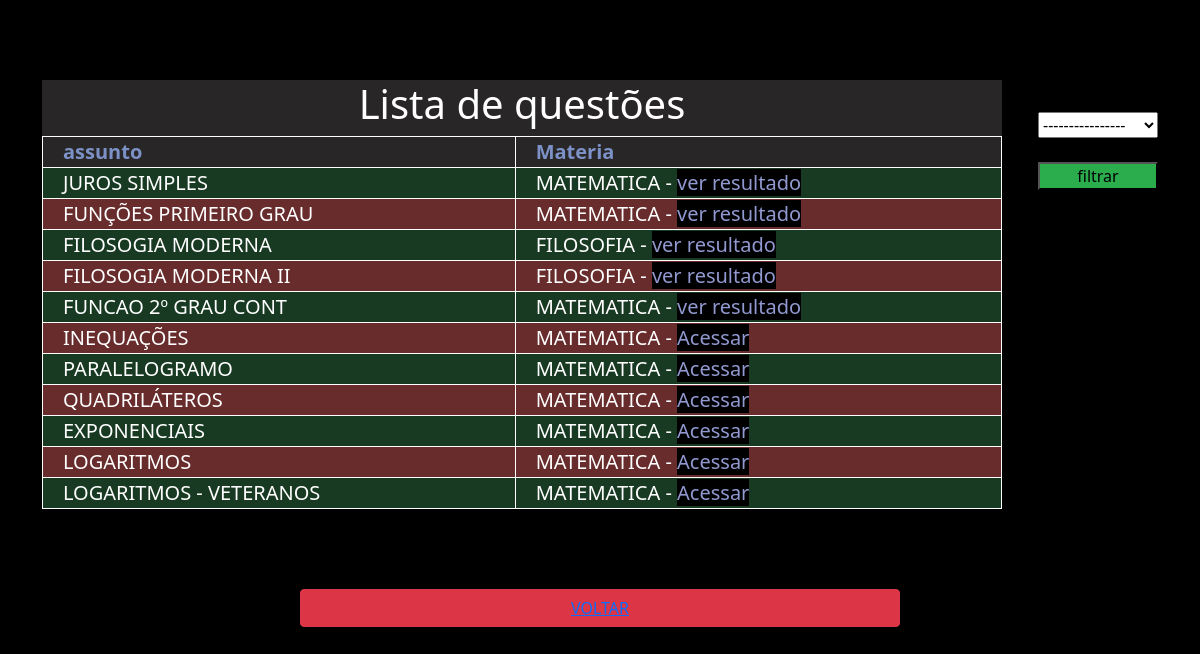
Before: /listaQuestoes/listar/ with the older database file.
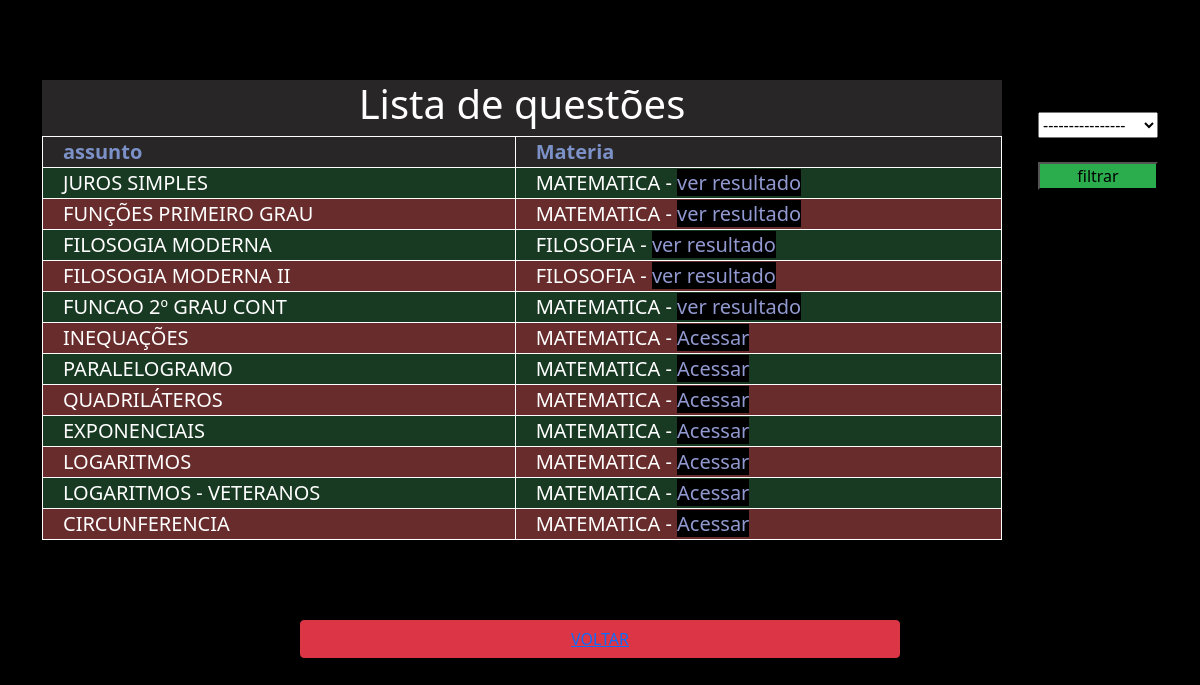
After: the same page with the newer database file.
### listaQuestoes/models.py (models this page shows, shortened)
class Listas(models.Model):
    nome = models.CharField(max_length=45)
    tipo = models.CharField(max_length=20) # se é discurssiva ou de assinalar
    materia = models.ForeignKey(Materia, on_delete=models.CASCADE, related_name='Vestibulares' )
    gabaritoLancado = models.BooleanField(default=False)

### app/models.py (models this page shows)
class Materia(models.Model):
    nome = models.CharField(max_length=200)
    siglaDaMateria = models.CharField(max_length=20)
    areaPertence = models.ForeignKey(AreasConhecimento, on_delete=models.DO_NOTHING)
    def __str__(self):
        return self.nome

### listaQuestoes/views.py (the view)
# urls.py: path('listar/', listar, name='listar'),
def listar(request):
    listas = Listas.objects.all()
    materias = Materia.objects.all();
    return render(request,'mostraListas.html', {'listas':listas,'materias': materias})

### listaQuestoes/templates/mostraListas.html (shortened to what this page needs)
{% load static %}
<!DOCTYPE html>
<html lang="pt-br">
<head>
    <link href="https://cdn.jsdelivr.net/npm/bootstrap@5.0.2/dist/css/bootstrap.min.css" rel="stylesheet">
    <link rel="stylesheet" href="{% static 'css/listarProvas.css' %}">
</head>
<body>
    <div class="d-flex">
        <div class="tableListarProvas">
            <table>
            <thead>
            <tr><h1 class="titulo">Lista de questões</h1></tr>
            <tr>
                <th>assunto</th>
                <th>Materia</th>
            </tr>
        </thead>
                <tbody>
                    {%for i in listas%}
                    <tr>
                        <td>{{i.nome}}</td>
                        {%if not i.gabaritoLancado %}
                        <td>{{i.materia}} - <a href="{% url 'acessarLista' i.id %}">Acessar</a></td>
                        {%else %}
                        <td>{{i.materia}} - <a href="{% url 'finalizarLista' i.id %}">ver resultado</a></td>
                        {%endif%}
                    </tr>
                    {%endfor%}
                </tbody>
            </table>
        </div>
       <div class="filter"> <form action="{% url 'filtrar' 'listaDeQuestoes' %}" method="POST">
        <select name="filtrarPeloQ" id="filtrarPeloQ" required>
            <option value="default" selected disabled>----------------</option>
        </select>
        <br>
        <input type="submit" name="" id="" class="submiteFiltrar" value="filtrar">
    </form></div>
    </div>
    <div class="btn  btn-red btn-danger w-50 mx-auto d-flex ">
        <a href="{%url 'voltar' 'menu' %}">VOLTAR</a>
    </div>
</body>
</html>

Changed rows visible on the page:
added Listas: nome "CIRCUNFERENCIA", materia "MATEMATICA"
